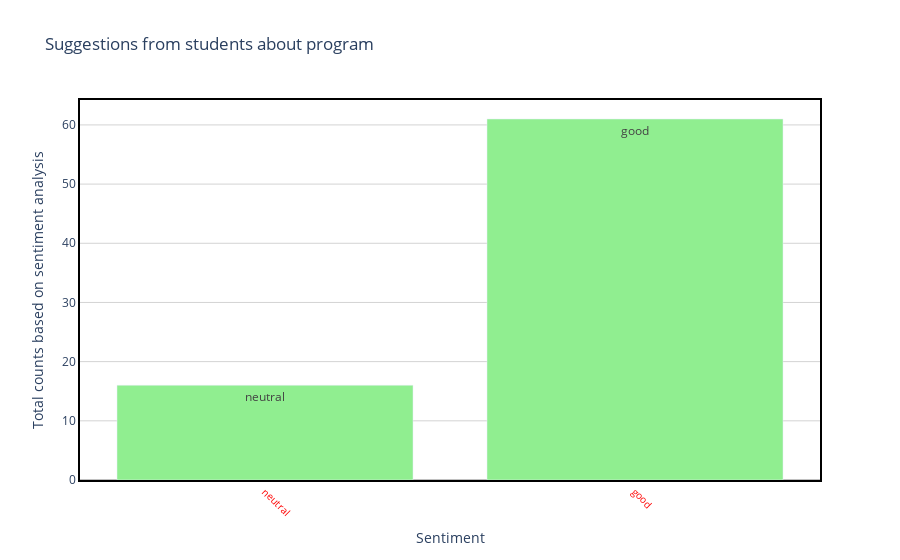

The code cell stored with this chart in its notebook:
### Code cell
draw_trace_bar(sentiment_analysis,'sentiment_analysis','counts','Suggestions from students about program', 'Sentiment','Total counts based on sentiment analysis',"lightgreen")

### Figure 1 — Plotly figure (JSON) as saved in the notebook; plotly's stock layout.template omitted (floating-point values rounded to 4 significant figures)
{"data": [{"marker": {"color": "lightgreen"}, "text": ["neutral", "good"], "type": "bar", "x": ["neutral", "good"], "y": [16, 61]}], "layout": {"hovermode": "closest", "paper_bgcolor": "rgba(0, 0, 0, 0)", "plot_bgcolor": "rgba(0, 0, 0, 0)", "title": {"text": "Suggestions from students about program"}, "xaxis": {"linecolor": "black", "linewidth": 2, "mirror": true, "showline": true, "showticklabels": true, "tickangle": 45, "tickfont": {"color": "red", "size": 10}, "title": {"text": "Sentiment"}, "zeroline": true, "zerolinecolor": "grey", "zerolinewidth": 1}, "yaxis": {"gridcolor": "lightgrey", "linecolor": "black", "linewidth": 2, "mirror": true, "showline": true, "title": {"text": "Total counts based on sentiment analysis"}, "zeroline": true, "zerolinecolor": "grey", "zerolinewidth": 1}}}
